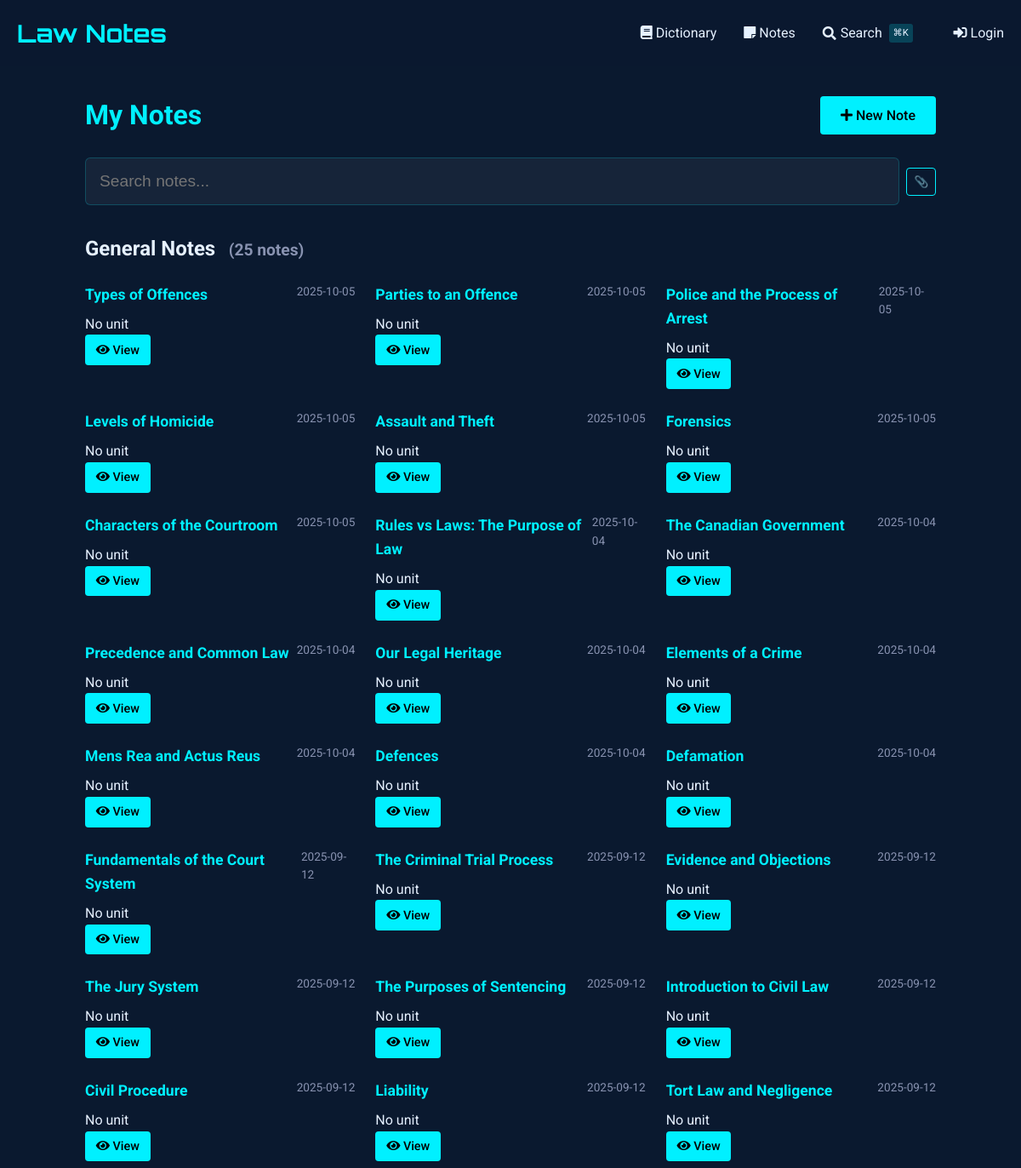
/notes (upper part), run on an earlier commit of the app's database.
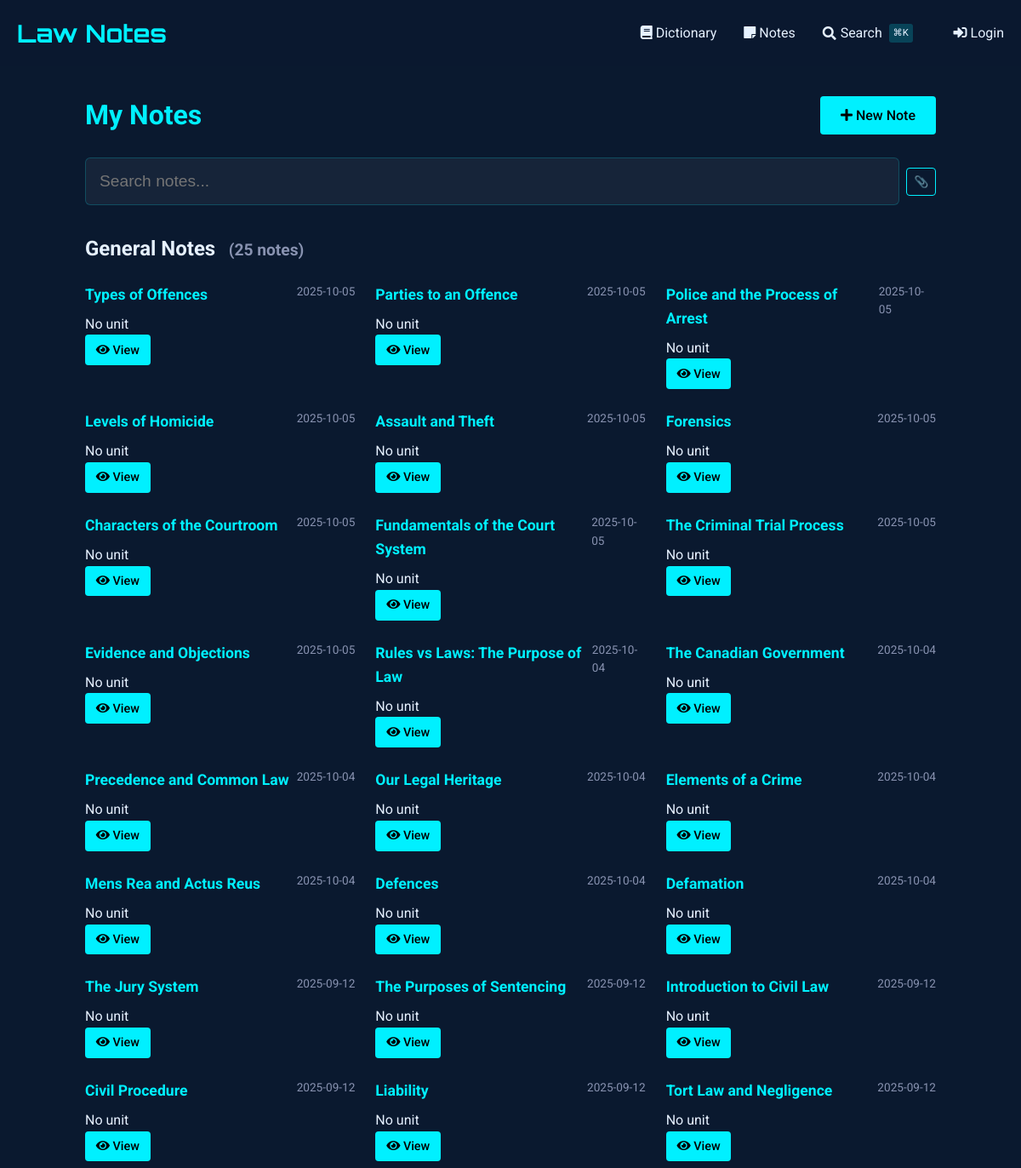
And on a later commit of the database.
### tables this page shows
CREATE TABLE notes (
    id INTEGER PRIMARY KEY AUTOINCREMENT,
    title TEXT NOT NULL,                -- short title for the note
    content TEXT NOT NULL,              -- the full note text
    unit_number INTEGER,                -- optional: to group with course units
    tags TEXT,                          -- comma-separated or JSON for filtering/search
    related_entries TEXT,               -- store glossary ids (e.g., "1,4,5") for cross-linking
    created_at TIMESTAMP DEFAULT CURRENT_TIMESTAMP,
    last_updated TIMESTAMP DEFAULT CURRENT_TIMESTAMP,
    views INTEGER DEFAULT 0,            -- track popularity
    is_favorite BOOLEAN DEFAULT 0,      -- quick flag for starred notes
    comments TEXT                       -- optional: your own thoughts or annotations
, has_worksheet BOOLEAN DEFAULT 0);

### notes_routes.py (the view)
@notes_bp.route('')
def index():
    db = SQL("sqlite:///notes.db")
    notes = db.execute("""
        SELECT id, title, unit_number,
               strftime('%Y-%m-%d', created_at) as created_date,
               strftime('%Y-%m-%d', last_updated) as last_updated,
               is_favorite, has_worksheet
        FROM notes
        ORDER BY last_updated DESC
    """)
    notes_by_unit = {}
    for note in notes:
        unit = note.get('unit_number', 'Ungrouped')
        if unit not in notes_by_unit:
            notes_by_unit[unit] = []
        notes_by_unit[unit].append(note)
    return render_template('notes/index.html',
                         notes_by_unit=notes_by_unit)

### sql.py (called while the page is built)
def _enable_logging(f):
    import logging
    import functools
    import os
    @functools.wraps(f)
    def decorator(*args, **kwargs):
        try:
            import flask
        except ModuleNotFoundError:
            return f(*args, **kwargs)
        disabled = logging.getLogger("cs50").disabled
        if flask.current_app and os.getenv("FLASK_ENV") == "development":
            logging.getLogger("cs50").disabled = False
        try:
            return f(*args, **kwargs)
        finally:
            logging.getLogger("cs50").disabled = disabled
    return decorator

    def __del__(self):
        self._disconnect()

    def _disconnect(self):
        if hasattr(_data, self._name()):
            getattr(_data, self._name()).close()
            delattr(_data, self._name())

    def _name(self):
        return str(hash(self))

        def connect(dbapi_connection, connection_record):
            try:
                if isinstance(
                    dbapi_connection, sqlite3.Connection
                ):  # If back end is sqlite
                    cursor = dbapi_connection.cursor()
                    cursor.execute("PRAGMA foreign_keys=ON")
                    cursor.close()
            except:
                pass

### templates/notes/index.html (shortened to what this page needs)
{% extends "notes/base.html" %}
{% block content %}
<div class="container" style="max-width: 1000px; margin: 0 auto;">
    <div style="display: flex; justify-content: space-between; align-items: center; margin-bottom: 1.5rem;">
        <h1 style="color: var(--primary); margin: 0;">
            My Notes
        </h1>
        <a href="{{ url_for('notes.add_note') }}" class="btn" style="background: var(--primary); color: #000; text-decoration: none; white-space: nowrap;">
            <i class="fas fa-plus"></i> New Note
        </a>
    </div>
    <div class="search-container">
        <input type="text" id="noteSearch" class="search-input" placeholder="Search notes..." autocomplete="off" style="padding-left: 1rem;">
    </div>
    <div id="notesContainer">
        {% if notes_by_unit %}
            {% for unit, notes in notes_by_unit.items() %}
                <div class="unit-section" data-unit="{{ unit or 'general' }}">
                    <h2 class="unit-header">
                        {% if unit %}
                            Unit {{ unit }}
                        {% else %}
                            General Notes
                        {% endif %}
                        <small class="unit-count" style="font-size: 0.8em; color: #8892b0; margin-left: 0.5em;">
                        </small>
                    </h2>
                    <div class="notes-grid" style="display: grid; grid-template-columns: repeat(auto-fill, minmax(300px, 1fr)); gap: 1.5rem;" data-unit="{{ unit or 'general' }}">
                        {% for note in notes %}
                            <div class="note-card"
                                 data-id="{{ note.id }}"
                                 data-title="{{ note.title|lower }}"
                                 data-content="{{ note.content|lower }}"
                                 data-unit="{{ note.unit_number or 'general' }}"
                                 data-tags="{{ note.tags|default('', true)|lower }}"
                                 data-has-worksheet="{{ 'true' if note.has_worksheet else 'false' }}"
                                 data-date="{{ (note.last_updated or note.created_date)|lower }}"
                                 data-favorite="{{ 'favorite' if note.is_favorite else '' }}">
                                <div style="display: flex; justify-content: space-between; align-items: flex-start;">
                                    <h3 style="margin: 0 0 0.5rem 0; font-size: 1.1rem; color: var(--primary);">
                                        {{ note.title }}
                                    </h3>
                                    <span class="note-date" style="color: #8892b0; font-size: 0.85rem;">
                                        {{ note.last_updated or note.created_date }}
                                    </span>
                                </div>
                                <div class="note-meta">
                                    {% if note.unit_number %}
                                        <span>Unit {{ note.unit_number }}</span>
                                    {% else %}
                                        <span>No unit</span>
                                    {% endif %}
                                </div>
                                <div class="note-actions">
                                    <a href="{{ url_for('notes.view_note', note_id=note.id) }}" class="btn" style="padding: 0.4rem 0.8rem; font-size: 0.9rem;">
                                        <i class="fas fa-eye"></i> View
                                    </a>
                                </div>
                            </div>
                        {% endfor %}
                    </div>
                </div>
            {% endfor %}
        {% endif %}
    </div>
</div>
{% endblock %}

### templates/notes/base.html (shortened to what this page needs)
{% extends "dictionary/base.html" %}

### templates/dictionary/base.html (shortened to what this page needs)
<!DOCTYPE html>
<html lang="en">
<head>
    <link href="https://cdnjs.cloudflare.com/ajax/libs/font-awesome/5.15.4/css/all.min.css" rel="stylesheet">
</head>
<body>
    <header>
        <div class="container">
            <div class="header-content">
                <a href="{{ url_for('dictionary.index') }}" class="logo">Law Notes</a>
                <nav class="nav-links">
                    <a href="{{ url_for('dictionary.index') }}" class="nav-link">
                        <i class="fas fa-book"></i> Dictionary
                    </a>
                    <a href="{{ url_for('notes.index') }}" class="nav-link">
                        <i class="fas fa-sticky-note"></i> Notes
                    </a>
                    <a href="{{ url_for('search') }}" class="nav-link" style="display: flex; align-items: center; gap: 0.3rem;">
                        <i class="fas fa-search"></i>
                        <span>Search</span>
                        <span style="font-size: 0.7rem; background: rgba(0, 240, 255, 0.2); padding: 0.1rem 0.3rem; border-radius: 3px; margin-left: 0.2rem;">⌘K</span>
                    </a>
                    {% if session.get("name") %}
                    <a href="{{ url_for('dictionary.add_entry') }}" class="nav-link" style="margin-left: 1rem;">
                        <i class="fas fa-plus"></i> Add Entry
                    </a>
                    <a href="/auth/logout" class="nav-link">
                        <i class="fas fa-sign-out-alt"></i> Logout
                    </a>
                    {% else %}
                    <a href="/auth/login" class="nav-link" style="margin-left: 1rem;">
                        <i class="fas fa-sign-in-alt"></i> Login
                    </a>
                    {% endif %}
                </nav>
            </div>
        </div>
    </header>
    <main class="container" style="padding: 2rem 0;">
        {% block content %}{% endblock %}
    </main>
</body>
</html>

### templates/dictionary/base.html (style rules this page uses)
:root { --primary: #00f0ff; --bg-dark: #0a192f; --text: #e6f1ff; --success: #2ecc71; --error: #e74c3c; }
body { font-family: 'Roboto', sans-serif; background-color: var(--bg-dark); color: var(--text); line-height: 1.6; margin: 0; padding: 0; }
.container { max-width: 1200px; margin: 0 auto; padding: 0 20px; }
header { background: rgba(10, 25, 47, 0.9); padding: 1rem 0; }
.header-content { display: flex; justify-content: space-between; align-items: center; }
.logo { font-family: 'Orbitron', sans-serif; font-size: 1.8rem; color: var(--primary); text-decoration: none; font-weight: 700; }
.nav-links { display: flex; gap: 2rem; }
.nav-link { color: var(--text); text-decoration: none; transition: color 0.3s; }
.btn { display: inline-block; padding: 0.6rem 1.5rem; background: var(--primary); color: #000; border: none; border-radius: 4px; cursor: pointer; text-decoration: none; font-weight: 500; transition: all 0.3s; }

### templates/notes/index.html (style rules this page uses)
.search-container { margin-bottom: 2rem; position: relative; }
.search-input { width: 100%; padding: 0.8rem 1rem; padding-left: 2.5rem; font-size: 1rem; background: rgba(10, 25, 47, 0.7); border: 1px solid rgba(0, 240, 255, 0.3); border-radius: 4px; color: #e6f1ff; transition: all 0.3s ease; }
.unit-section { margin-bottom: 2.5rem; }

### templates/partials/spotlight_search.html (style rules this page uses)
.search-input { width: 100%; padding: 1rem 1rem 1rem 3rem; font-size: 1.2rem; background: rgba(255, 255, 255, 0.05); border: 1px solid rgba(0, 240, 255, 0.2); border-radius: 6px; color: #e6f1ff; transition: all 0.3s ease; }

What changed in the data, as far as the page shows it:
changed notes "Fundamentals of the Court System": last_updated "2025-09-12" → "2025-10-05"; moves up the list
changed notes "The Criminal Trial Process": last_updated "2025-09-12" → "2025-10-05"; moves up the list
changed notes "Evidence and Objections": last_updated "2025-09-12" → "2025-10-05"; moves up the list
